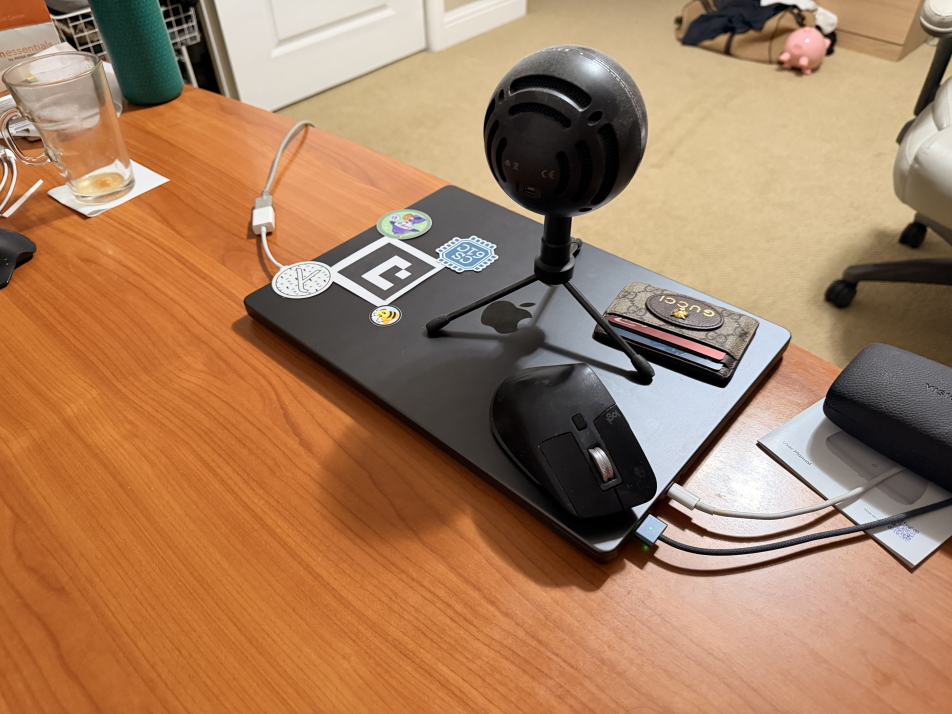
#> input picture project4/code/final_data/IMG_8082.JPG, 5712 x 4284 px (shown at 1/6 size); its folder holds only this picture in this run
$ python resize.py
#> lines starting #> are read from the running program, lines starting #| are printed output that depends on the picture
import numpy
import cv2

for i in range(0, 95):
    im_in = cv2.imread(f"./final_data/IMG_{8082 + i}.JPG")
#> im_in is the input picture: shape (4284, 5712, 3); mean B, G, R 93.2, 124.9, 165.3
    h, w, c = im_in.shape
#> h = 4284; w = 5712; c = 3

    resize_im = cv2.resize(im_in, dsize=(w // 20, h // 20))
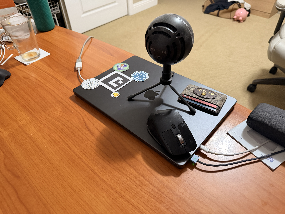
#> resize_im: shape (214, 285, 3); mean B, G, R 93.1, 124.7, 165.1
#> (the run stopped early here; a loop or call above may not have finished)
